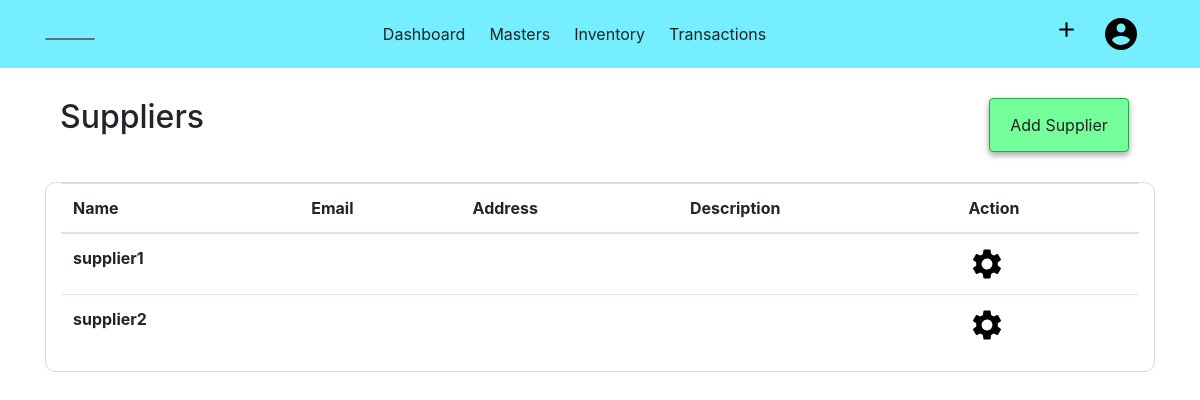
Page /supplier (signed in) on the earlier database version.
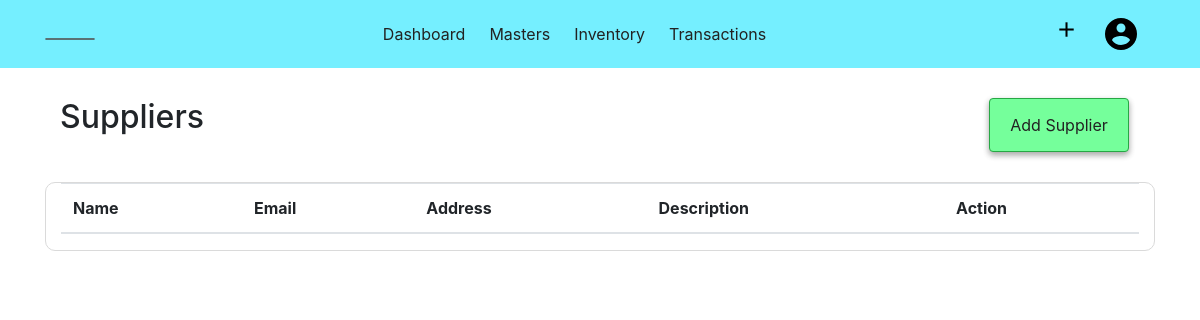
Same page on the later database version.
### acsystem/models.py (models this page shows, shortened)
class Supplier(db.Model):
    id = db.Column(db.Integer, primary_key=True)
    name = db.Column(db.String(40), nullable=False)
    first = db.Column(db.String(40))
    last = db.Column(db.String(40))
    mailingname = db.Column(db.String(40))
    address = db.Column(db.String(100))
    country = db.Column(db.String(30))
    state = db.Column(db.String(30))
    pin = db.Column(db.Integer)
    email = db.Column(db.String(50))
    phoneno = db.Column(db.Integer)
    gstno = db.Column(db.Integer)
    openingbalance = db.Column(db.Integer, default=0, nullable=False)
    currentbalance = db.Column(db.Integer, default=0, nullable=False)
    description = db.Column(db.Text)
    company_id = db.Column(db.Integer, db.ForeignKey('company.id', ondelete="CASCADE"), nullable=False)

### acsystem/supplier/routes.py (the view)
@suppliers.route('/supplier')
@login_required
def supplierlist():
    if current_user.activecompany == 0:
        flash(f"No Company is Activated! ","warning")
        return redirect(url_for('company.companies'))
    suppliers = Supplier.query.filter_by(company_id = current_user.activecompany).all()
    return render_template('suppliertemplate/supplierlist.html', title='suppliers', suppliers=suppliers)

### acsystem/models.py (called while the page is built)
@login_manager.user_loader
def load_user(user_id):
    return User.query.get(int(user_id))

### acsystem/templates/suppliertemplate/supplierlist.html
{% extends "layout.html"%}
{% block content %}
<div class="container">
    <div class="container-fluid">
        <h2 class="float-left">Suppliers</h2>
        <ul class="nav justify-content-end">
            <li class="btn btn-success">
                <a class="nav-link" href="{{ url_for('suppliers.addsupplier') }}">Add Supplier</a>
            </li>
        </ul>
    </div>
    <div class="container-fluid" style="border:1px solid rgb(218, 218, 218); border-radius:10px;">
        <table class="table table-hover">
            <thead>
                <tr>
                    <th scope="col">Name</th>
                    <th scope="col">Email</th>
                    <th scope="col">Address</th>
                    <th scope="col">Description</th>
                    <th scope="col">Action</th>
                </tr>
            </thead>
            <tbody>
                {% for supplier in suppliers %}
                <tr>
                    <th scope="row">{{supplier.name }}</th>
                    <td>{{ supplier.email }}</td>
                    <td>{{ supplier.address }}</td>
                    <td>{{ supplier.description }}</td>
                    <td>
                        <a href="{{ url_for('suppliers.showsupplier', supplier_id = supplier.id) }}">
                            <img src="{{ url_for('static',filename='images/setting.png') }}" alt="Setting">
                        </a>
                    </td>
                {% endfor %}
            </tbody>
        </table>
    </div>
</div>
{% endblock content %}

Differences in the rows shown:
removed Supplier: name "supplier1"
removed Supplier: name "supplier2"
